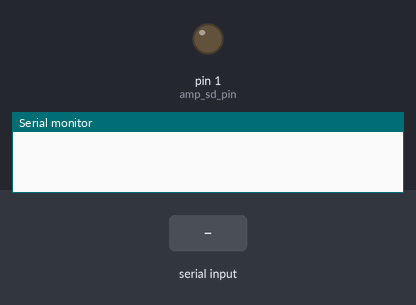
The sketch below on a simulated Arduino Uno, built for the host (arithmetic inside an expression is 32-bit, double 64-bit). Parts: output pins drawn as LEDs (lit = HIGH), the last lines printed to the serial monitor. The inputs (shaded band) are chosen by the test bench. Storage starts empty; the audio player accepts every command and is not drawn.

Above: at 1.2 s.
1.3 s: "s90\n" received over Serial
At 3.4 s:
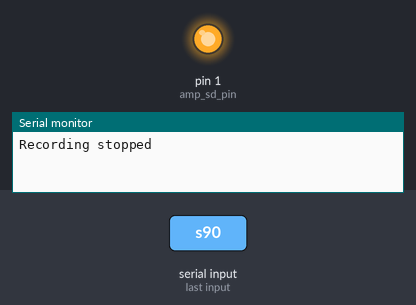
Timing chart, 0 to 13.8 s (numbered marks = the images above; inputs shaded):
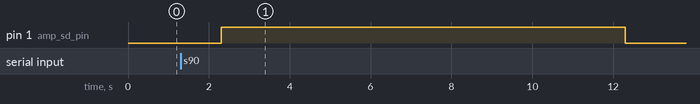

The sketch:

sd_speaker_mic.ino
```cpp
// ----------------------------------------------
// Validate SD card, speaker and mic connection
// Type 'r' to record and 's' to stop
// Recording will playback immediately
// Recordings should be saved on the SD card
// starting from "1.wav" and increment up
// ----------------------------------------------

/*
NOTE : to use TMRpcm recording functions, uncomment
#define buffSize 128 AND #define ENABLE_RECORDING in pcmConfig.h
https://github.com/TMRh20/TMRpcm/wiki/Advanced-Features#recording-audio
*/

#include <SD.h>
#include <SPI.h>
#include <TMRpcm.h> //for audio playing & recording

const int sd_cs_pin = 4;
const int amp_sd_pin = 1;    // turns amplifier on/off
const int mic_pin = A0;
const int speaker_pin = 9;

TMRpcm audio;
int recordingCount = 0;
String fileName;

void setup() {
  Serial.begin(9600);

  pinMode(amp_sd_pin, OUTPUT);
  audio.speakerPin = speaker_pin;
  audio.CSPin = sd_cs_pin;

  // Initialize SD card
  if (!SD.begin(sd_cs_pin)) {
    return;
  }

  File dir = SD.open("/");
  recordingCount = getRecordingCount(dir);
  dir.close();

  audio.quality(1);
  audio.setVolume(3);
}

void loop() {

  if(Serial.available()){
  int input = Serial.read();
    if (input == 'r') {
      Serial.print("Recording..");

      fileName = String(recordingCount) + ".wav";
      Serial.println(fileName);
      int charLength = fileName.length()+1;
      char charBuf[charLength];
      fileName.toCharArray(charBuf, charLength);

      audio.startRecording(charBuf, 16000, mic_pin);
    }

    else if (input == 's') {
      Serial.println("Recording stopped");

      fileName = String(recordingCount) + ".wav";
      int charLength = fileName.length()+1;
      char charBuf[charLength];
      fileName.toCharArray(charBuf, charLength);

      audio.stopRecording(charBuf);
      recordingCount += 1;

      delay(1000);
      digitalWrite(amp_sd_pin, HIGH);
      audio.play(charBuf);
      delay(10000);
      digitalWrite(amp_sd_pin, LOW);
    }
  }
}

// look for the last recording on the SD card for file name indexing
int getRecordingCount(File dir){
  int maxCount = 0;

  while (true) {
    File entry =  dir.openNextFile();

    if (! entry) {
      // no more files
      return maxCount + 1;
    }

    String fileName = String(entry.name());
    int count = fileName.toInt();
    if (count > maxCount){
      maxCount = count;
    }

    entry.close();
  }
}
```

Measured:
- after the input at 1.3 s, pin 1 (amp_sd_pin): LOW → HIGH after 1.0 s, → LOW 10.0 s later
